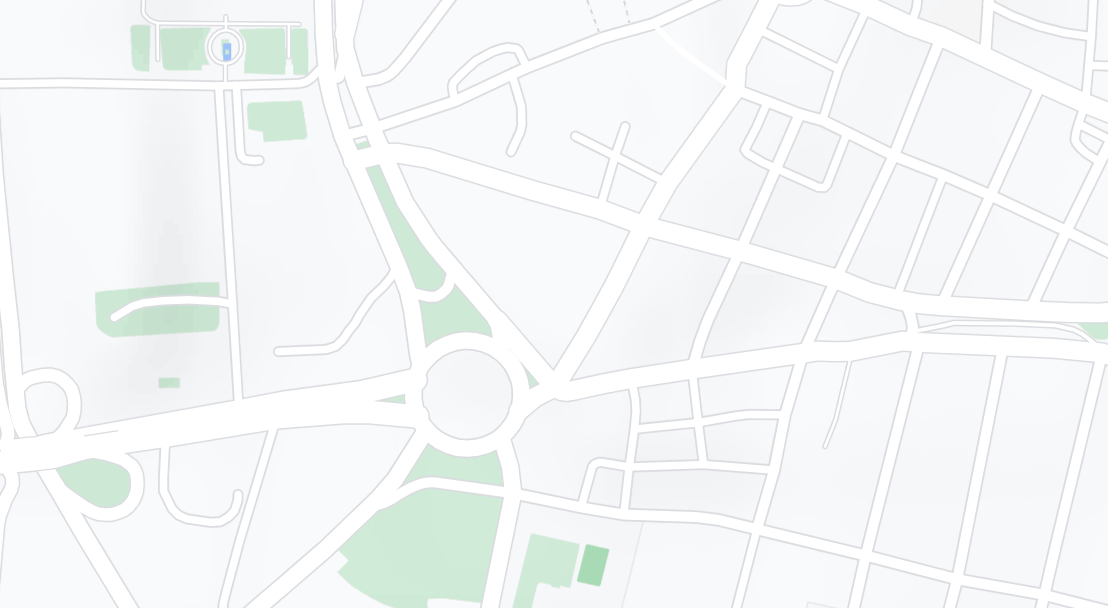
%> input picture Maps/map1.jpg, 1108 x 608 px
$ octave image_processing.m   (GNU Octave 9; MATLAB toolbox functions it lacks are replaced by stand-ins)
%> lines starting %> are read from the running program, lines starting %| are printed output that depends on the picture; in (x1, y1, x2, y2) boxes, pixels count from 0 and x2, y2 are one past the last pixel; in counts of white or black regions, pixels touching at a corner belong together; the program's own positions count from 1

clear img
clear img2
clear img3
clear img4

yes = 0;

img = imread('map1.JPG');
%> img is the input picture: size 608x1108x3 uint8; mean R, G, B 244.7, 247.2, 246.9
[a, b, c] = size(img);
%> a = 608; b = 1108; c = 3
img4 = img;

if yes == 1
    figure(1)
    hold on
    subplot(2, 3, 1);
    image(img)
    axis([0 b 0 a]);
    title('(A)', 'Units', 'normalized', 'Position', [0.5, -0.22, 0]);
end

for i = 1:a
    for j = 1:b
        if (sum(img(i,j,:)) > 3*252)
             % White pixel - do what you want to original image
             img(i,j,:) = [255 255 255]; % make it black, for example
        else
            img(i,j,:) = [0 0 0];
        end
    end
end
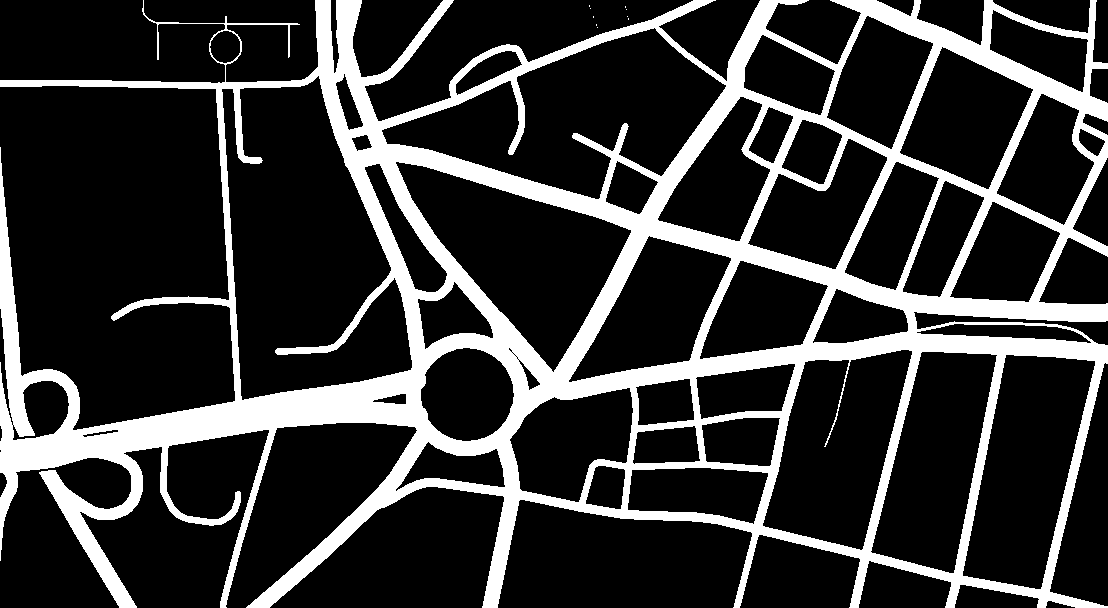
%> img: size 608x1108x3 uint8; 20.9% white; 10 white regions (9 under 20 px), largest, box (x1, y1, x2, y2) and area: (0, 0, 1108, 608) 140712


if yes == 1
    subplot(2, 3, 2);
    axis([0 b 0 a]);
    image(img);
    title('(B)', 'Units', 'normalized', 'Position', [0.5, -0.22, 0]);
end
%img2 = img;
%img2 = bwmorph(img, 'fill');
se = strel('disk',5);
img2 = imclose(img, se);
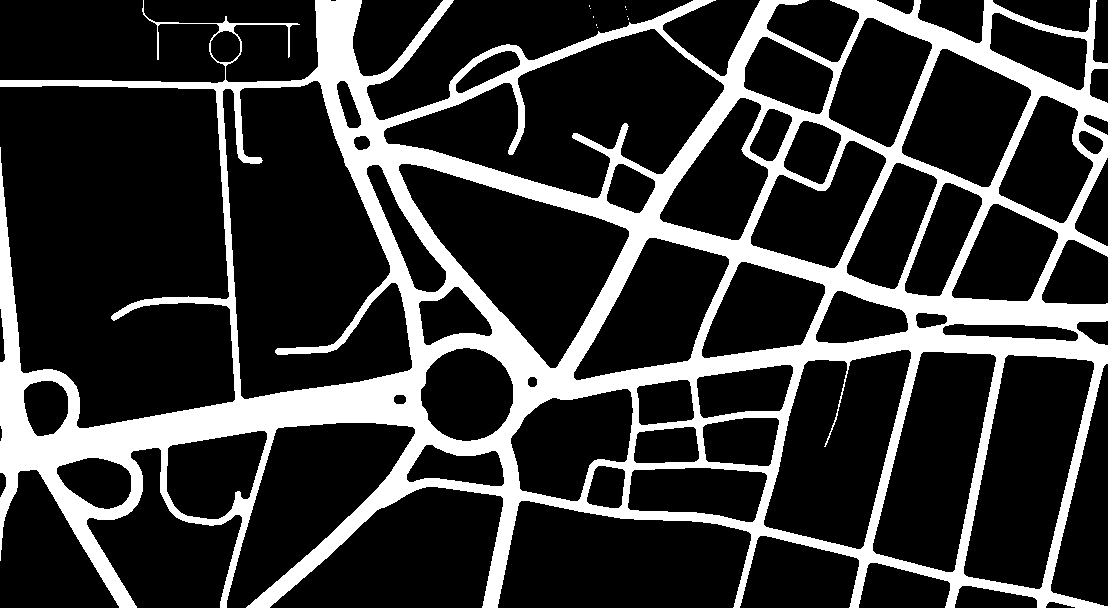
%> img2: size 608x1108x3 uint8; 21.4% white; 10 white regions (9 under 20 px), largest, box (x1, y1, x2, y2) and area: (0, 0, 1108, 608) 144339
se = strel('disk',0);
img2 = imopen(img2,se);


if yes == 1
    subplot(2, 3, 3)
    hold on
    axis([0 b 0 a]);
    image(img2);
    title('(C)', 'Units', 'normalized', 'Position', [0.5, -0.22, 0]);
end

skel = bwmorph(img2(:, :, 1),...        % gets the skelaton from the weight roads
     'skel', Inf);
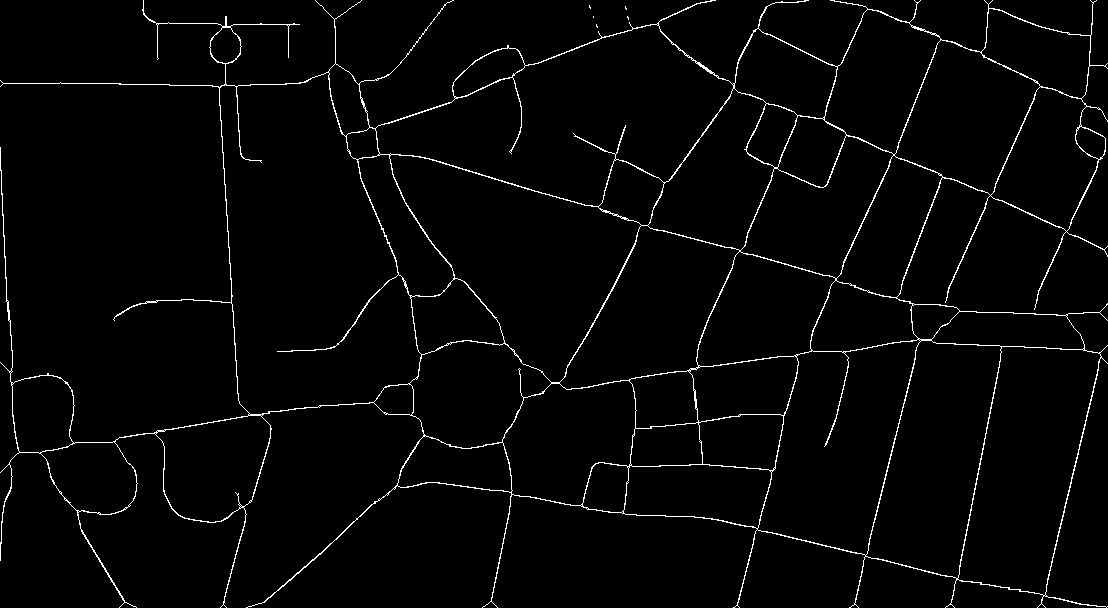
%> skel: size 608x1108 logical; 2.4% white in thin lines or dots

img3(:, :, 1)= skel;
img3(:, :, 3)= skel;
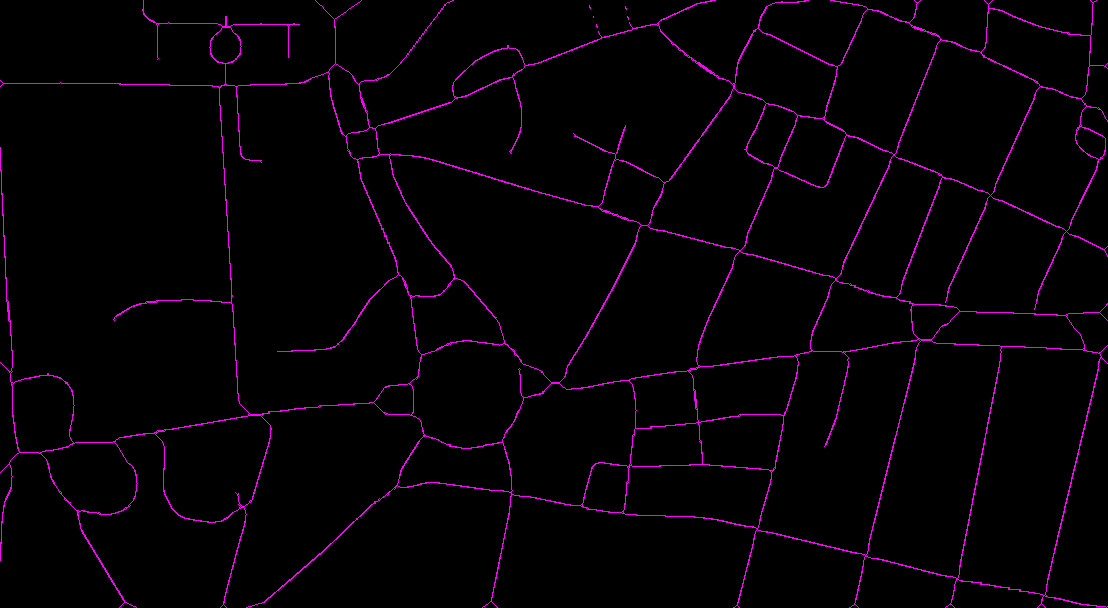
%> img3: size 608x1108x3 logical; mean R, G, B 0.0239, 0, 0.0239
img3(:, :, 2)= skel;
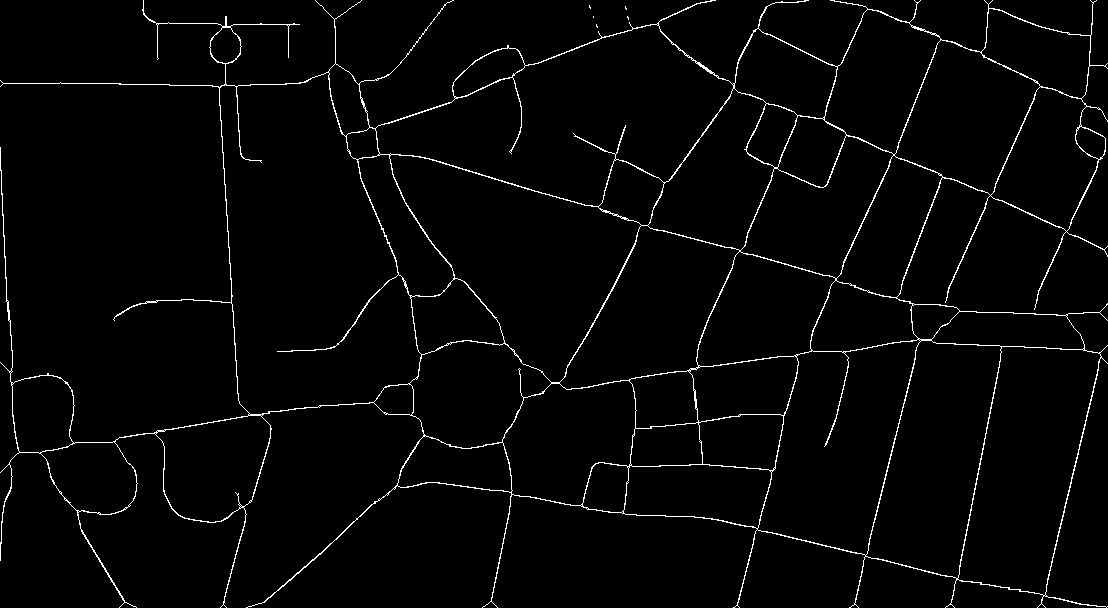
%> img3: size 608x1108x3 logical; 2.4% white in thin lines or dots

if yes == 1
    subplot(2, 3, 4)
    image(img3)
    axis([0 b 0 a]);
    title('(D)', 'Units', 'normalized', 'Position', [0.5, -0.22, 0]);
end
                                         %Map (image) to Graph toolbox
%> (the run ends here)

$ run again, with Maps/map10.jpg copied over Maps/map1.jpg
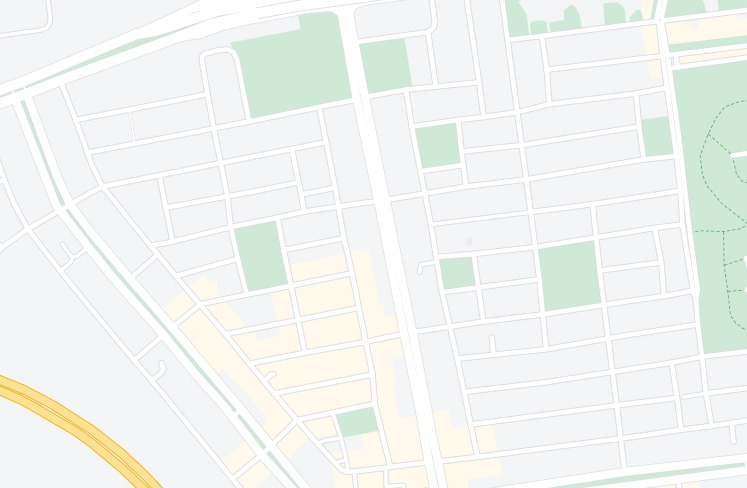
%> input picture Maps/map10.jpg, 747 x 488 px
%> img is the input picture: size 488x747x3 uint8; mean R, G, B 241.1, 244.2, 241
%> after the loop `for i = 1:a`:
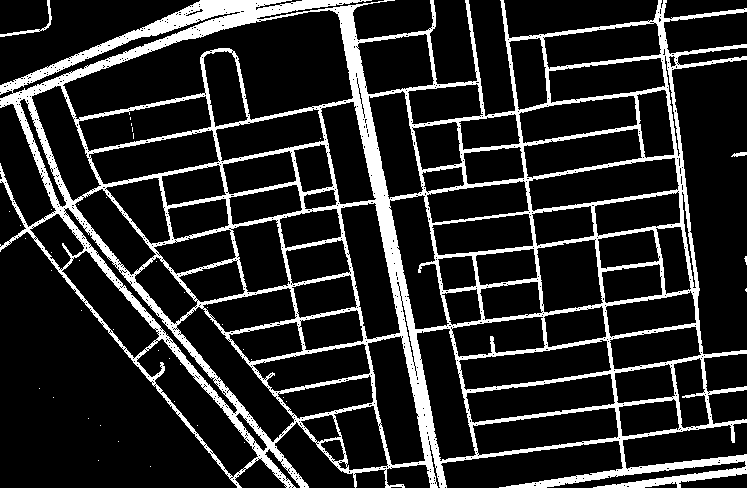
%> img: size 488x747x3 uint8; 16.2% white; 42 white regions (39 under 20 px), largest, box (x1, y1, x2, y2) and area: (0, 0, 747, 488) 58665, (0, 0, 52, 37) 205, (731, 152, 747, 157) 51
%> img2: size 488x747x3 uint8; 19% white; 15 white regions (12 under 20 px), largest, box (x1, y1, x2, y2) and area: (0, 0, 747, 488) 68868, (0, 0, 52, 37) 211, (731, 152, 747, 157) 54
%> skel: size 488x747 logical; 3.8% white in thin lines or dots
%> `img3(:, :, 2)= skel;`:
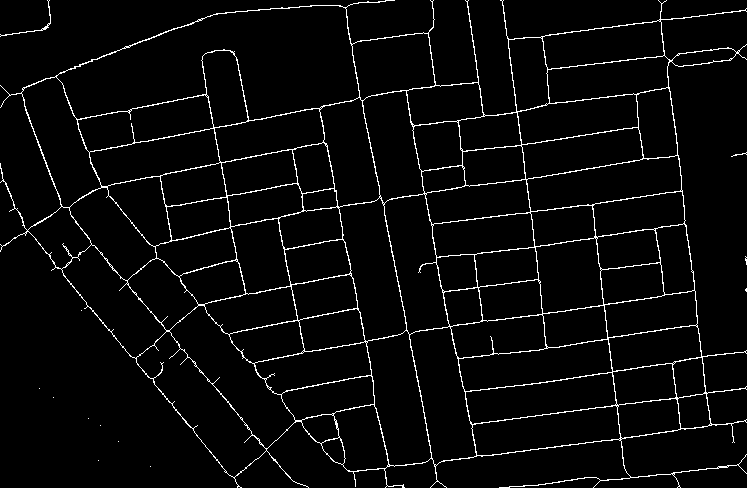
%> img3: size 488x747x3 logical; 3.8% white in thin lines or dots

$ run again, with Maps/map11.jpg copied over Maps/map1.jpg
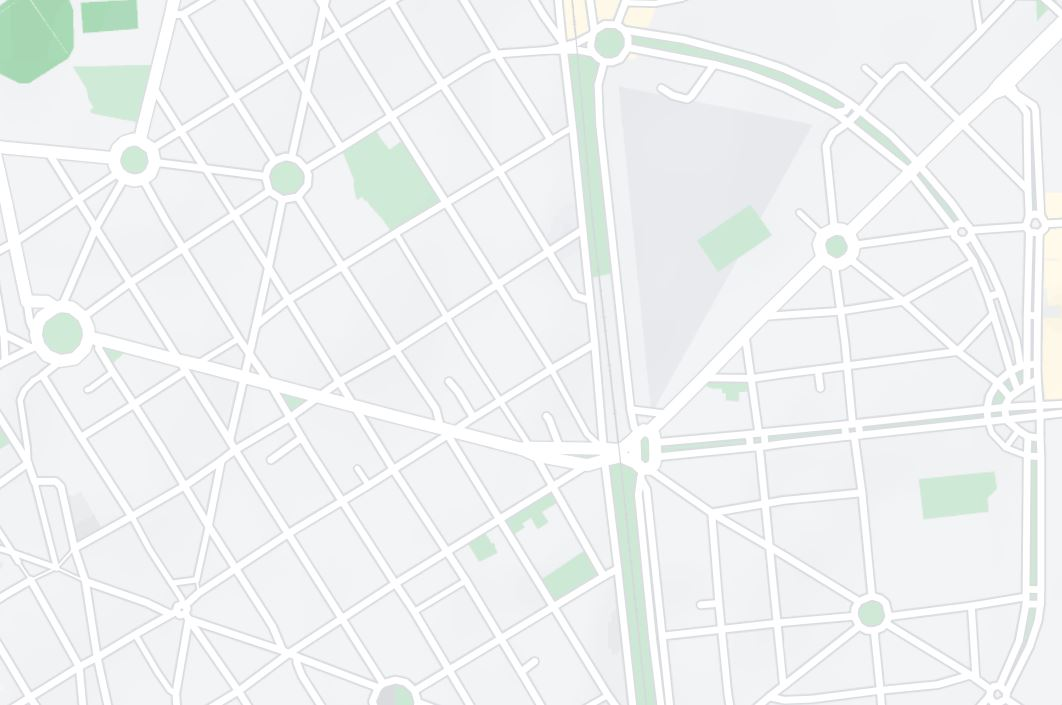
%> input picture Maps/map11.jpg, 1062 x 705 px
%> img is the input picture: size 705x1062x3 uint8; mean R, G, B 239.7, 242.1, 242.5
%> after the loop `for i = 1:a`:
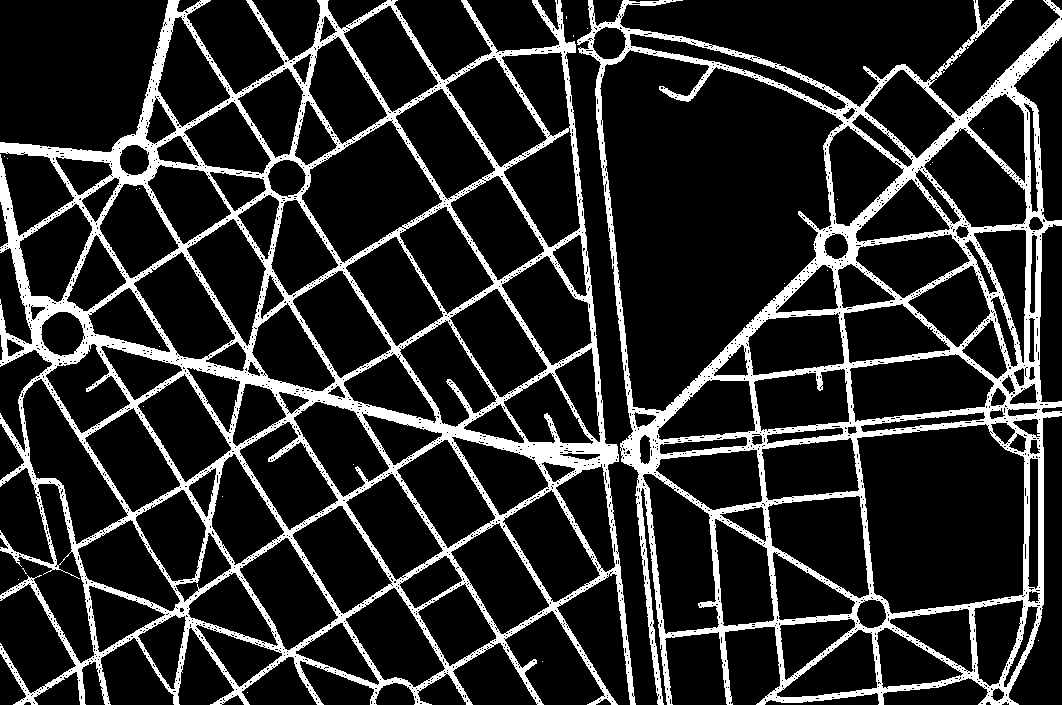
%> img: size 705x1062x3 uint8; 16.6% white; 25 white regions (23 under 20 px), largest, box (x1, y1, x2, y2) and area: (0, 0, 636, 705) 72100, (577, 0, 1062, 705) 51911
%> img2: size 705x1062x3 uint8; 19.3% white; 2 white regions (1 under 20 px), largest, box (x1, y1, x2, y2) and area: (0, 0, 1062, 705) 144789
%> skel: size 705x1062 logical; 4% white in thin lines or dots
%> `img3(:, :, 2)= skel;`:
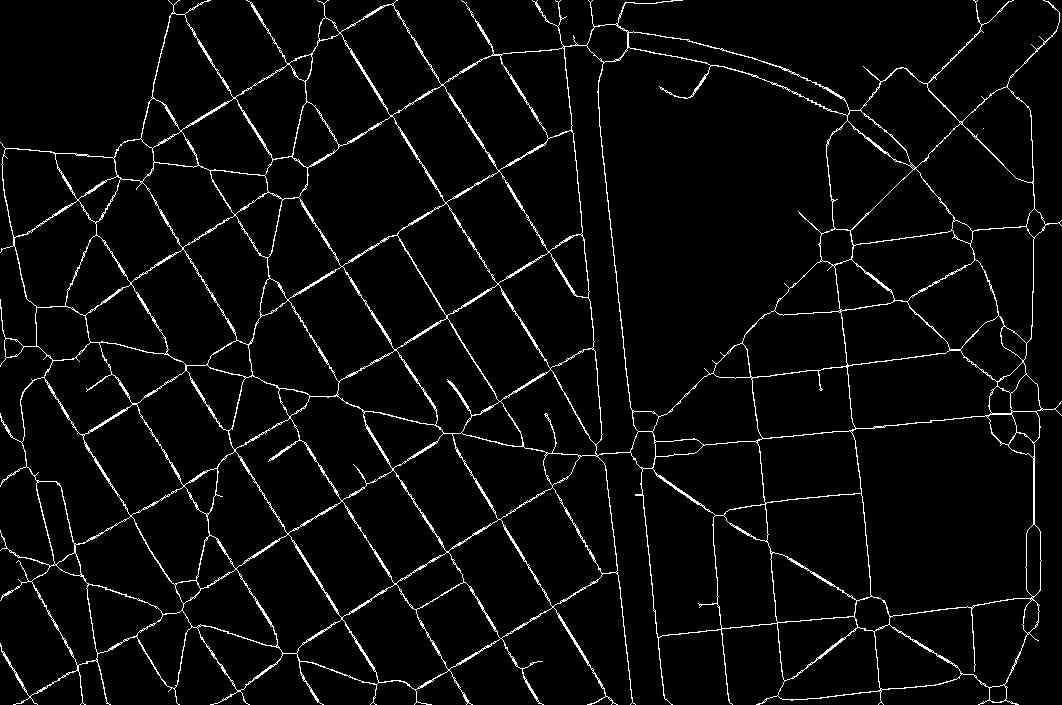
%> img3: size 705x1062x3 logical; 4% white in thin lines or dots

$ run again, with Maps/map2.JPG copied over Maps/map1.jpg
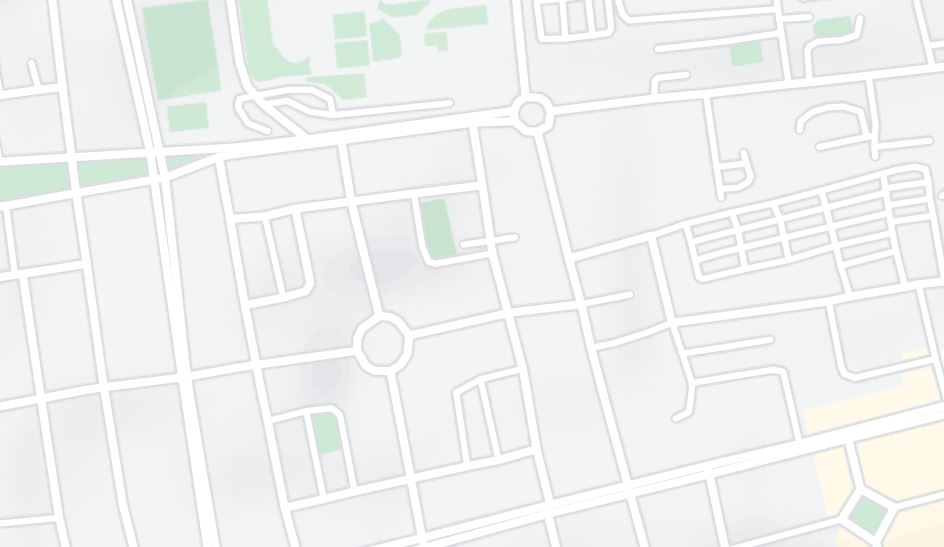
%> input picture Maps/map2.JPG, 944 x 547 px
%> img is the input picture: size 547x944x3 uint8; mean R, G, B 239.9, 241.8, 242.2
%> after the loop `for i = 1:a`:
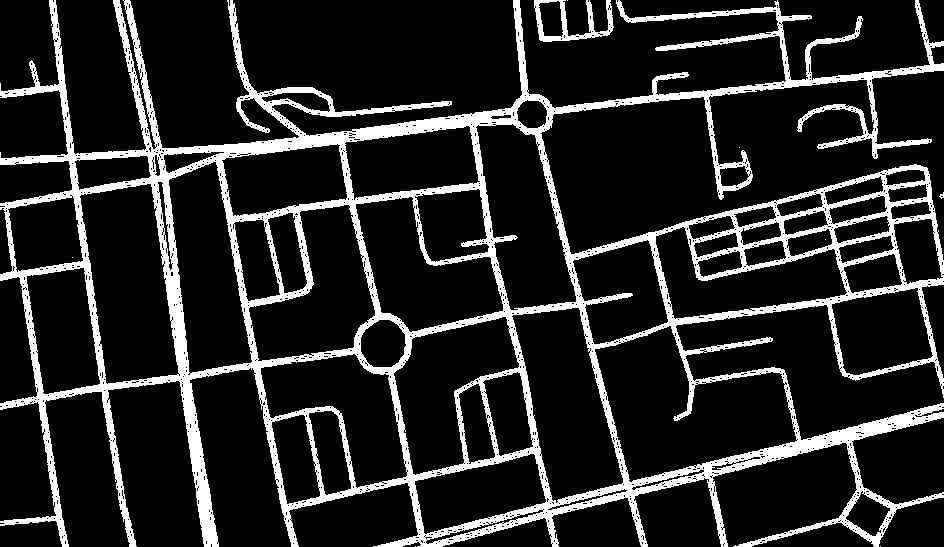
%> img: size 547x944x3 uint8; 15.2% white; 9 white regions (7 under 20 px), largest, box (x1, y1, x2, y2) and area: (0, 0, 944, 547) 77594, (534, 0, 614, 42) 1075
%> img2: size 547x944x3 uint8; 16.8% white; 1 white region, box (x1, y1, x2, y2) and area: (0, 0, 944, 547) 86984
%> skel: size 547x944 logical; 3% white in thin lines or dots
%> `img3(:, :, 2)= skel;`:
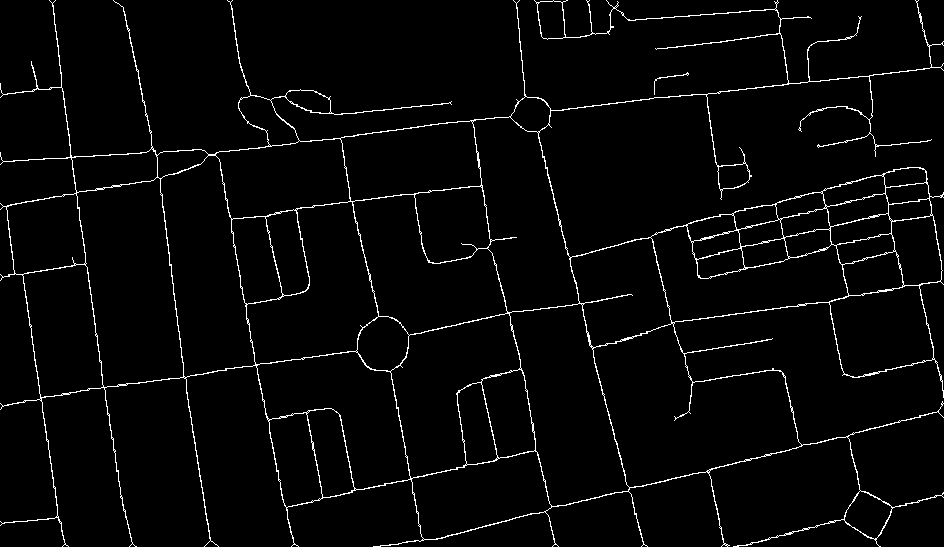
%> img3: size 547x944x3 logical; 3% white in thin lines or dots
